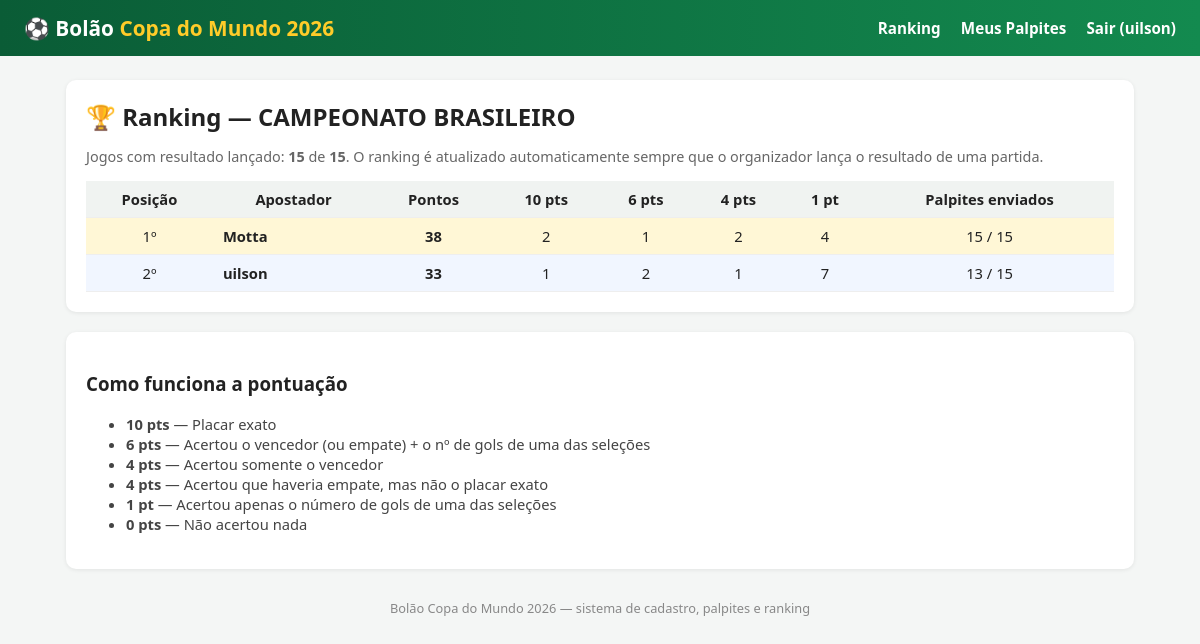
The app's page /ranking (signed in) with its own data.
### tables this page shows
CREATE TABLE usuarios (
            id INTEGER PRIMARY KEY AUTOINCREMENT,
            nome TEXT NOT NULL,
            email TEXT UNIQUE NOT NULL,
            senha_hash TEXT NOT NULL,
            is_admin INTEGER NOT NULL DEFAULT 0,
            criado_em TEXT NOT NULL
        );

CREATE TABLE campeonatos (
            id INTEGER PRIMARY KEY AUTOINCREMENT,
            nome TEXT NOT NULL,
            ativo INTEGER NOT NULL DEFAULT 0,
            criado_em TEXT NOT NULL
        );

### app.py (the view, shortened to what this page needs)
@app.route("/ranking")
def ranking():
    db = get_db()
    campeonatos = db.execute("SELECT * FROM campeonatos ORDER BY criado_em DESC").fetchall()
    campeonato_id_param = request.args.get("campeonato_id", type=int)
    if campeonato_id_param is not None:
        campeonato = db.execute(
            "SELECT * FROM campeonatos WHERE id=?", (campeonato_id_param,)
        ).fetchone()
    else:
        campeonato = get_campeonato_ativo(db)
        if campeonato is None and campeonatos:
            campeonato = campeonatos[0]
    linhas = db.execute(
        """
        SELECT u.id, u.nome,
               COALESCE(SUM(p.pontos), 0) AS total_pontos,
               SUM(CASE WHEN p.pontos = ? THEN 1 ELSE 0 END) AS qt_10,
               SUM(CASE WHEN p.pontos = ? THEN 1 ELSE 0 END) AS qt_6,
               SUM(CASE WHEN p.pontos = ? THEN 1 ELSE 0 END) AS qt_4,
               SUM(CASE WHEN p.pontos = ? THEN 1 ELSE 0 END) AS qt_1,
               COUNT(p.id) AS qt_palpites
        FROM usuarios u
        LEFT JOIN palpites p ON p.usuario_id = u.id
             AND p.jogo_id IN (SELECT id FROM jogos WHERE campeonato_id = ?)
        WHERE u.is_admin = 0
        GROUP BY u.id, u.nome
        ORDER BY total_pontos DESC, qt_10 DESC, qt_6 DESC, qt_4 DESC, u.nome ASC
        """,
        (PTS_PLACAR_EXATO, PTS_VENCEDOR_GOLS, PTS_SOMENTE_VENCEDOR, PTS_GOLS_UMA_SELECAO, campeonato["id"]),
    ).fetchall()
    jogos_com_resultado = db.execute(
        "SELECT COUNT(*) AS c FROM jogos WHERE campeonato_id=? AND gols_a IS NOT NULL",
        (campeonato["id"],),
    ).fetchone()["c"]
    total_jogos = db.execute(
        "SELECT COUNT(*) AS c FROM jogos WHERE campeonato_id=?", (campeonato["id"],)
    ).fetchone()["c"]
    return render_template(
        "ranking.html",
        ranking=linhas,
        jogos_com_resultado=jogos_com_resultado,
        total_jogos=total_jogos,
        campeonatos=campeonatos,
        campeonato=campeonato,
    )

### app.py (called while the page is built)
def get_db():
    if "db" not in g:
        g.db = sqlite3.connect(DB_PATH)
        g.db.row_factory = sqlite3.Row
        g.db.execute("PRAGMA foreign_keys = ON")
    return g.db

def get_campeonato_ativo(db):
    return db.execute("SELECT * FROM campeonatos WHERE ativo = 1 LIMIT 1").fetchone()

@app.context_processor
def inject_user():
    return {
        "usuario_logado": session.get("usuario_nome"),
        "is_admin": session.get("is_admin", False),
    }

### templates/ranking.html (shortened to what this page needs)
{% extends "base.html" %}
{% block content %}
<div class="card">
  <div style="display:flex;justify-content:space-between;align-items:center;flex-wrap:wrap;gap:10px;">
    <h2 style="margin:0;">🏆 Ranking {% if campeonato %}— {{ campeonato['nome'] }}{% endif %}</h2>
  </div>
  {% if campeonato is none %}
    <div class="empty-state">Nenhum campeonato cadastrado ainda.</div>
  {% else %}
  <p style="color:#666;font-size:0.9rem;">
    Jogos com resultado lançado: <strong>{{ jogos_com_resultado }}</strong> de
    <strong>{{ total_jogos }}</strong>. O ranking é atualizado automaticamente
    sempre que o organizador lança o resultado de uma partida.
  </p>
  <table>
    <thead>
      <tr>
        <th>Posição</th>
        <th>Apostador</th>
        <th>Pontos</th>
        <th>10 pts</th>
        <th>6 pts</th>
        <th>4 pts</th>
        <th>1 pt</th>
        <th>Palpites enviados</th>
      </tr>
    </thead>
    <tbody>
      {% for linha in ranking %}
        <tr class="{{ 'pos-1' if loop.index==1 else ('pos-2' if loop.index==2 else ('pos-3' if loop.index==3 else '')) }}">
          <td>{{ loop.index }}º</td>
          <td style="text-align:left;font-weight:600;">{{ linha['nome'] }}</td>
          <td><strong>{{ linha['total_pontos'] }}</strong></td>
          <td>{{ linha['qt_10'] }}</td>
          <td>{{ linha['qt_6'] }}</td>
          <td>{{ linha['qt_4'] }}</td>
          <td>{{ linha['qt_1'] }}</td>
          <td>{{ linha['qt_palpites'] }} / {{ total_jogos }}</td>
        </tr>
      {% else %}
        <tr><td colspan="8">Nenhum apostador cadastrado ainda.</td></tr>
      {% endfor %}
    </tbody>
  </table>
  {% endif %}
</div>
<div class="card">
  <h3>Como funciona a pontuação</h3>
  <ul style="font-size:0.92rem; color:#444;">
    <li><strong>10 pts</strong> — Placar exato</li>
    <li><strong>6 pts</strong> — Acertou o vencedor (ou empate) + o nº de gols de uma das seleções</li>
    <li><strong>4 pts</strong> — Acertou somente o vencedor</li>
    <li><strong>4 pts</strong> — Acertou que haveria empate, mas não o placar exato</li>
    <li><strong>1 pt</strong> — Acertou apenas o número de gols de uma das seleções</li>
    <li><strong>0 pts</strong> — Não acertou nada</li>
  </ul>
</div>
{% endblock %}

### templates/base.html (shortened to what this page needs)
<!doctype html>
<html lang="pt-br">
<head>
</head>
<body>
<header>
  <h1>⚽ Bolão <span>Copa do Mundo 2026</span></h1>
  <nav>
    <a href="{{ url_for('ranking') }}">Ranking</a>
    {% if usuario_logado %}
      <a href="{{ url_for('palpites') }}">Meus Palpites</a>
      <a href="{{ url_for('logout') }}">Sair ({{ usuario_logado }})</a>
    {% else %}
      <a href="{{ url_for('login') }}">Entrar</a>
      <a href="{{ url_for('cadastro') }}">Cadastrar</a>
    {% endif %}
  </nav>
</header>
<div class="container">
  {% block content %}{% endblock %}
</div>
<footer>Bolão Copa do Mundo 2026 — sistema de cadastro, palpites e ranking</footer>
</body>
</html>

### templates/base.html (style rules this page uses)
:root { --verde: #0a5c36; --verde-claro: #138a4f; --amarelo: #ffcc29; --bg: #f4f6f5; }
* { box-sizing: border-box; }
body { margin: 0; font-family: "Segoe UI", Arial, sans-serif; background: var(--bg); color: #222; }
header { background: linear-gradient(90deg, var(--verde), var(--verde-claro)); color: #fff; padding: 14px 24px; display: flex; align-items: center; justify-content: space-between; flex-wrap: wrap; }
header h1 { margin: 0; font-size: 1.3rem; }
header h1 span { color: var(--amarelo); }
nav a { color: #fff; text-decoration: none; margin-left: 16px; font-weight: 600; font-size: 0.95rem; }
.container { max-width: 1100px; margin: 24px auto; padding: 0 16px; }
.card { background: #fff; border-radius: 10px; box-shadow: 0 1px 4px rgba(0,0,0,.08); padding: 20px; margin-bottom: 20px; }
table { width: 100%; border-collapse: collapse; font-size: 0.92rem; }
th, td { padding: 8px 10px; text-align: center; border-bottom: 1px solid #eee; }
th { background: #f0f3f1; }
.pos-1 { background: #fff7d6; }
.pos-2 { background: #f1f6ff; }
footer { text-align: center; color: #888; font-size: 0.8rem; margin: 30px 0 10px; }

### records on screen
usuarios: nome "uilson", total_pontos "33", qt_10 "1", qt_6 "2", qt_4 "1", qt_1 "7", qt_palpites "13", total_jogos "15"
campeonatos: nome "CAMPEONATO BRASILEIRO"
usuarios: nome "Motta", total_pontos "38", qt_10 "2", qt_6 "1", qt_4 "2", qt_1 "4", qt_palpites "15", total_jogos "15"

### other values on screen
{{ jogos_com_resultado }} "15"
{{ total_jogos }} "15"
